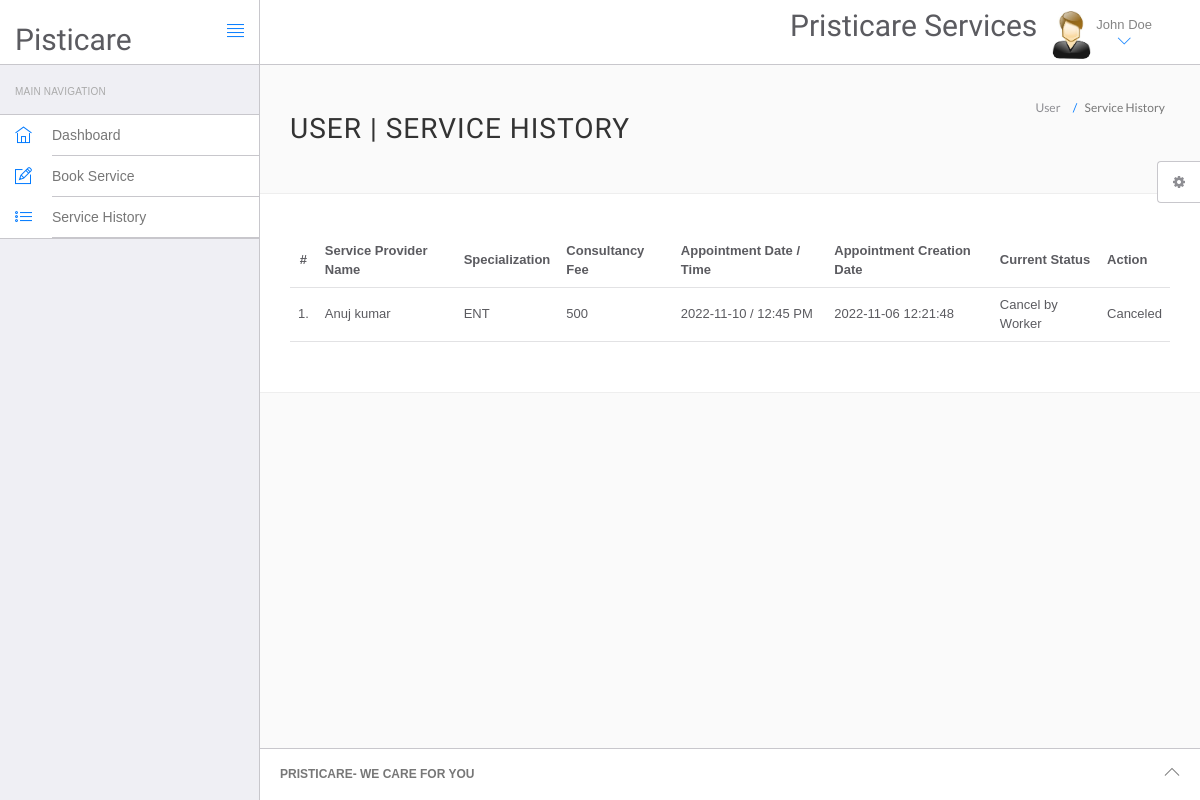
The app's page /PristiCare/hms/appointment-history.php (signed in) with its own data.
### tables this page shows
CREATE TABLE `users` (
  `id` int(11) NOT NULL,
  `fullName` varchar(255) DEFAULT NULL,
  `address` longtext DEFAULT NULL,
  `city` varchar(255) DEFAULT NULL,
  `gender` varchar(255) DEFAULT NULL,
  `email` varchar(255) DEFAULT NULL,
  `password` varchar(255) DEFAULT NULL,
  `regDate` timestamp NULL DEFAULT current_timestamp(),
  `updationDate` timestamp NULL DEFAULT NULL ON UPDATE current_timestamp()
);

CREATE TABLE `appointment` (
  `id` int(11) NOT NULL,
  `workerSpecialization` varchar(255) DEFAULT NULL,
  `workerId` int(11) DEFAULT NULL,
  `userId` int(11) DEFAULT NULL,
  `consultancyFees` int(11) DEFAULT NULL,
  `appointmentDate` varchar(255) DEFAULT NULL,
  `appointmentTime` varchar(255) DEFAULT NULL,
  `postingDate` timestamp NULL DEFAULT current_timestamp(),
  `userStatus` int(11) DEFAULT NULL,
  `workerStatus` int(11) DEFAULT NULL,
  `updationDate` timestamp NULL DEFAULT NULL ON UPDATE current_timestamp()
);

CREATE TABLE `workers` (
  `id` int(11) NOT NULL,
  `specilization` varchar(255) DEFAULT NULL,
  `workerName` varchar(255) DEFAULT NULL,
  `address` longtext DEFAULT NULL,
  `docFees` varchar(255) DEFAULT NULL,
  `contactno` bigint(11) DEFAULT NULL,
  `docEmail` varchar(255) DEFAULT NULL,
  `password` varchar(255) DEFAULT NULL,
  `creationDate` timestamp NULL DEFAULT current_timestamp(),
  `updationDate` timestamp NULL DEFAULT NULL ON UPDATE current_timestamp()
);

### PristiCare/hms/appointment-history.php (the view, shortened to what this page needs)
<?php
include('include/config.php');
if(strlen($_SESSION['id']==0)) {
 header('location:logout.php');
  } else{
?>
<!DOCTYPE html>
<html lang="en">
	<head>
		<link rel="stylesheet" href="vendor/bootstrap/css/bootstrap.min.css">
		<link rel="stylesheet" href="vendor/fontawesome/css/font-awesome.min.css">
		<link rel="stylesheet" href="vendor/themify-icons/themify-icons.min.css">
		<link href="vendor/animate.css/animate.min.css" rel="stylesheet" media="screen">
		<link href="vendor/perfect-scrollbar/perfect-scrollbar.min.css" rel="stylesheet" media="screen">
		<link href="vendor/switchery/switchery.min.css" rel="stylesheet" media="screen">
		<link href="vendor/bootstrap-touchspin/jquery.bootstrap-touchspin.min.css" rel="stylesheet" media="screen">
		<link href="vendor/select2/select2.min.css" rel="stylesheet" media="screen">
		<link href="vendor/bootstrap-datepicker/bootstrap-datepicker3.standalone.min.css" rel="stylesheet" media="screen">
		<link href="vendor/bootstrap-timepicker/bootstrap-timepicker.min.css" rel="stylesheet" media="screen">
		<link rel="stylesheet" href="assets/css/styles.css">
		<link rel="stylesheet" href="assets/css/plugins.css">
		<link rel="stylesheet" href="assets/css/themes/theme-1.css" id="skin_color" />
	</head>
	<body>
		<div id="app">
<?php include('include/sidebar.php');?>
			<div class="app-content">
					<?php include('include/header.php');?>
				<div class="main-content" >
					<div class="wrap-content container" id="container">
						<section id="page-title">
							<div class="row">
								<div class="col-sm-8">
									<h1 class="mainTitle">User  | Service History</h1>
																	</div>
								<ol class="breadcrumb">
									<li>
										<span>User </span>
									</li>
									<li class="active">
										<span>Service History</span>
									</li>
								</ol>
							</div>
						</section>
						<div class="container-fluid container-fullw bg-white">
									<div class="row">
								<div class="col-md-12">
									<table class="table table-hover" id="sample-table-1">
										<thead>
											<tr>
												<th class="center">#</th>
												<th class="hidden-xs">Service Provider Name</th>
												<th>Specialization</th>
												<th>Consultancy Fee</th>
												<th>Appointment Date / Time </th>
												<th>Appointment Creation Date  </th>
												<th>Current Status</th>
												<th>Action</th>
											</tr>
										</thead>
										<tbody>
<?php
$sql=mysqli_query($con,"select workers.workerName as docname,appointment.*  from appointment join workers on workers.id=appointment.workerId where appointment.userId='".$_SESSION['id']."'");
$cnt=1;
while($row=mysqli_fetch_array($sql))
{
?>
											<tr>
												<td class="center"><?php echo $cnt;?>.</td>
												<td class="hidden-xs"><?php echo $row['docname'];?></td>
												<td><?php echo $row['workerSpecialization'];?></td>
												<td><?php echo $row['consultancyFees'];?></td>
												<td><?php echo $row['appointmentDate'];?> / <?php echo
												 $row['appointmentTime'];?>
												</td>
												<td><?php echo $row['postingDate'];?></td>
												<td>
<?php if(($row['userStatus']==1) && ($row['workerStatus']==1))
if(($row['userStatus']==1) && ($row['workerStatus']==0))
{
	echo "Cancel by Worker";
}
												?></td>
												<td >
												<div class="visible-md visible-lg hidden-sm hidden-xs">
							<?php if(($row['userStatus']==1) && ($row['workerStatus']==1))
{ ?>
	<a href="appointment-history.php?id=<?php echo $row['id']?>&cancel=update" onClick="return confirm('Are you sure you want to cancel this appointment ?')"class="btn btn-transparent btn-xs tooltips" title="Cancel Appointment" tooltip-placement="top" tooltip="Remove">Cancel</a>
	<?php } else {
		echo "Canceled";
		} ?>
												</div>
												</td>
											</tr>
											<?php
$cnt=$cnt+1;
											 }?>
										</tbody>
									</table>
								</div>
							</div>
								</div>
					</div>
				</div>
			</div>
	<?php include('include/footer.php');?>
	<?php include('include/setting.php');?>
		</div>
	</body>
</html>
<?php } ?>

### PristiCare/hms/include/header.php (shortened to what this page needs)
<header class="navbar navbar-default navbar-static-top">
					<div class="navbar-header">
						<a class="navbar-brand" href="#">
							<h2 style="padding-top:20% ">Pisticare</h2>
						</a>
						<a href="#" class="sidebar-toggler pull-right visible-md visible-lg" data-toggle-class="app-sidebar-closed" data-toggle-target="#app">
							<i class="ti-align-justify"></i>
						</a>
					</div>
					<div class="navbar-collapse collapse">
						<ul class="nav navbar-right">
								<li  style="padding-top:2% ">
								<h2>Pristicare Services </h2>
							</li>
							<li class="dropdown current-user">
								<a href class="dropdown-toggle" data-toggle="dropdown">
									<img src="assets/images/images.jpg"> <span class="username">
									<?php $query=mysqli_query($con,"select fullName from users where id='".$_SESSION['id']."'");
while($row=mysqli_fetch_array($query))
{
	echo $row['fullName'];
}
									?> <i class="ti-angle-down"></i></i></span>
								</a>
							</li>
						</ul>
					</div>
				</header>

### PristiCare/hms/assets/css/themes/theme-1.css (style rules this page uses)
body { background: #FAFAFA; }
header .navbar-header { background: #ffffff !important; border-right-color: #c8c7cc !important; border-bottom-color: #c8c7cc !important; }
header .navbar-header .sidebar-toggler, header .navbar-header .sidebar-mobile-toggler { color: #007aff !important; }
header .navbar-header .navbar-brand { color: #777 !important; }
header .navbar-collapse { background: #ffffff !important; border-bottom-color: #c8c7cc !important; box-shadow: none !important; }
header .navbar-collapse .navbar-right > li > a { color: #777; }
header .navbar-collapse .navbar-right > li > a i { color: #007aff !important; }

### records on screen
users: fullName "John Doe"
appointment: workerId.workerName "Anuj kumar", workerSpecialization "ENT", consultancyFees "500", appointmentDate "2022-11-10", appointmentTime "12:45 PM", postingDate "2022-11-06 12:21:48", userStatus "Cancel by Worker"
